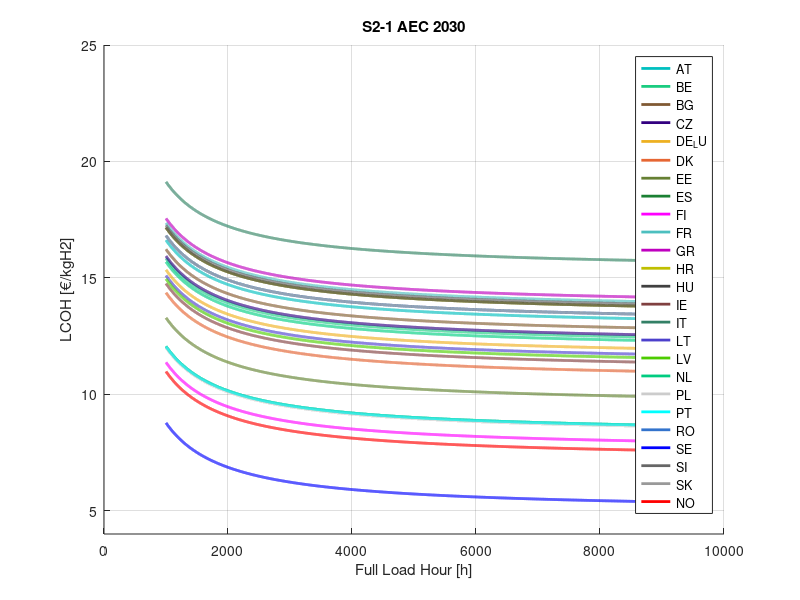

Here is the MATLAB script that generated this plot:
num_simulations = 1000;

%Common parameters
Discount_Rate_min = 0.06;       % assume 6-8%
Discount_Rate_max = 0.08;
Discount_Rate_values = unifrnd(Discount_Rate_min, Discount_Rate_max, [num_simulations, 1]);

Lifetime = 20;    % years

% Define electricity costs
electricity_cost_AT     = 0.261;
electricity_cost_BE     = 0.245;
electricity_cost_BG     = 0.253;
electricity_cost_CZ     = 0.247;
electricity_cost_DE_LU  = 0.235;
electricity_cost_DK     = 0.215;
electricity_cost_EE     = 0.193;
electricity_cost_ES     = 0.168;
electricity_cost_FI     = 0.154;
electricity_cost_FR     = 0.276;
electricity_cost_GR     = 0.280;
electricity_cost_HR     = 0.272;
electricity_cost_HU     = 0.272;
electricity_cost_IE     = 0.223;
electricity_cost_IT     = 0.312;
electricity_cost_LT     = 0.230;
electricity_cost_LV     = 0.227;
electricity_cost_NL     = 0.242;
electricity_cost_PL     = 0.167;
electricity_cost_PT     = 0.168;
electricity_cost_RO     = 0.265;
electricity_cost_SE     = 0.101;
electricity_cost_SI     = 0.274;
electricity_cost_SK     = 0.265;
electricity_cost_NO     = 0.146;


FLH = [1000:8760];

LHV = 33.33;    %kWh/kgH2

%AEC parameters
CAPEX_System_AEC_mean = 625;     % $/kW
CAPEX_System_AEC_std = 183.71;
CAPEX_System_AEC_values = normrnd(CAPEX_System_AEC_mean, CAPEX_System_AEC_std, [num_simulations,1]);
CAPEX_System_AEC_values(CAPEX_System_AEC_values < 400) = 400;
CAPEX_System_AEC_values(CAPEX_System_AEC_values > 850) = 850;

%CAPEX_Stack_AEC_values = 0.35*CAPEX_System_AEC_values;     % 35% of CAPEX system

CAPEX_AEC_values = CAPEX_System_AEC_values;

OPEX_AEC_values = 3;

System_Efficiency_AEC_mean = 0.68;
System_Efficiency_AEC_std = 0.0245;
System_Efficiency_AEC_values = normrnd(System_Efficiency_AEC_mean, System_Efficiency_AEC_std, [num_simulations,1]);
System_Efficiency_AEC_values(System_Efficiency_AEC_values < 0.65) = 0.65;
System_Efficiency_AEC_values(System_Efficiency_AEC_values > 0.71) = 0.71;


% Calculate SOEC LCOH values
term1_S = LHV ./ (System_Efficiency_AEC_values);
term2_S = Discount_Rate_values .* (1 + Discount_Rate_values).^Lifetime;
term3_S = (OPEX_AEC_values / 100);
term4_S = CAPEX_AEC_values ./ FLH;
AT = term1_S .* ((term2_S ./ ((1 + Discount_Rate_values).^Lifetime - 1) + term3_S) .* term4_S + electricity_cost_AT);
BE = term1_S .* ((term2_S ./ ((1 + Discount_Rate_values).^Lifetime - 1) + term3_S) .* term4_S + electricity_cost_BE);
BG = term1_S .* ((term2_S ./ ((1 + Discount_Rate_values).^Lifetime - 1) + term3_S) .* term4_S + electricity_cost_BG);
CZ = term1_S .* ((term2_S ./ ((1 + Discount_Rate_values).^Lifetime - 1) + term3_S) .* term4_S + electricity_cost_CZ);
DE_LU = term1_S .* ((term2_S ./ ((1 + Discount_Rate_values).^Lifetime - 1) + term3_S) .* term4_S + electricity_cost_DE_LU);
DK = term1_S .* ((term2_S ./ ((1 + Discount_Rate_values).^Lifetime - 1) + term3_S) .* term4_S + electricity_cost_DK);
EE = term1_S .* ((term2_S ./ ((1 + Discount_Rate_values).^Lifetime - 1) + term3_S) .* term4_S + electricity_cost_EE);
ES = term1_S .* ((term2_S ./ ((1 + Discount_Rate_values).^Lifetime - 1) + term3_S) .* term4_S + electricity_cost_ES);
FI = term1_S .* ((term2_S ./ ((1 + Discount_Rate_values).^Lifetime - 1) + term3_S) .* term4_S + electricity_cost_FI);
FR = term1_S .* ((term2_S ./ ((1 + Discount_Rate_values).^Lifetime - 1) + term3_S) .* term4_S + electricity_cost_FR);
GR = term1_S .* ((term2_S ./ ((1 + Discount_Rate_values).^Lifetime - 1) + term3_S) .* term4_S + electricity_cost_GR);
HR = term1_S .* ((term2_S ./ ((1 + Discount_Rate_values).^Lifetime - 1) + term3_S) .* term4_S + electricity_cost_HR);
HU = term1_S .* ((term2_S ./ ((1 + Discount_Rate_values).^Lifetime - 1) + term3_S) .* term4_S + electricity_cost_HU);
IE = term1_S .* ((term2_S ./ ((1 + Discount_Rate_values).^Lifetime - 1) + term3_S) .* term4_S + electricity_cost_IE);
IT = term1_S .* ((term2_S ./ ((1 + Discount_Rate_values).^Lifetime - 1) + term3_S) .* term4_S + electricity_cost_IT);
LT = term1_S .* ((term2_S ./ ((1 + Discount_Rate_values).^Lifetime - 1) + term3_S) .* term4_S + electricity_cost_LT);
LV = term1_S .* ((term2_S ./ ((1 + Discount_Rate_values).^Lifetime - 1) + term3_S) .* term4_S + electricity_cost_LV);
NL = term1_S .* ((term2_S ./ ((1 + Discount_Rate_values).^Lifetime - 1) + term3_S) .* term4_S + electricity_cost_NL);
PL = term1_S .* ((term2_S ./ ((1 + Discount_Rate_values).^Lifetime - 1) + term3_S) .* term4_S + electricity_cost_PL);
PT = term1_S .* ((term2_S ./ ((1 + Discount_Rate_values).^Lifetime - 1) + term3_S) .* term4_S + electricity_cost_PT);
RO = term1_S .* ((term2_S ./ ((1 + Discount_Rate_values).^Lifetime - 1) + term3_S) .* term4_S + electricity_cost_RO);
SE = term1_S .* ((term2_S ./ ((1 + Discount_Rate_values).^Lifetime - 1) + term3_S) .* term4_S + electricity_cost_SE);
SI = term1_S .* ((term2_S ./ ((1 + Discount_Rate_values).^Lifetime - 1) + term3_S) .* term4_S + electricity_cost_SI);
SK = term1_S .* ((term2_S ./ ((1 + Discount_Rate_values).^Lifetime - 1) + term3_S) .* term4_S + electricity_cost_SK);
NO = term1_S .* ((term2_S ./ ((1 + Discount_Rate_values).^Lifetime - 1) + term3_S) .* term4_S + electricity_cost_NO);


avg_AT = mean(AT);
avg_BE = mean(BE);
avg_BG = mean(BG);
avg_CZ = mean(CZ);
avg_DE_LU = mean(DE_LU);
avg_DK = mean(DK);
avg_EE = mean(EE);
avg_ES = mean(ES);
avg_FI = mean(FI);
avg_FR = mean(FR);
avg_GR = mean(GR);
avg_HR = mean(HR);
avg_HU = mean(HU);
avg_IE = mean(IE);
avg_IT = mean(IT);
avg_LT = mean(LT);
avg_LV = mean(LV);
avg_NL = mean(NL);
avg_PL = mean(PL);
avg_PT = mean(PT);
avg_RO = mean(RO);
avg_SE = mean(SE);
avg_SI = mean(SI);
avg_SK = mean(SK);
avg_NO = mean(NO);


% Plotting LCOH for each country based on FLH
figure;
hold on;

plot(FLH, avg_AT, 'DisplayName', 'AT', 'LineWidth', 2, 'Color', [0,0.75,0.75]);
plot(FLH, avg_BE, 'DisplayName', 'BE', 'LineWidth', 2, 'Color', [0.1,0.8,0.5]);
plot(FLH, avg_BG, 'DisplayName', 'BG', 'LineWidth', 2, 'Color', [0.5,0.35,0.2]);
plot(FLH, avg_CZ, 'DisplayName', 'CZ', 'LineWidth', 2, 'Color', [0.2,0,0.5]);
plot(FLH, avg_DE_LU, 'DisplayName', 'DE_LU', 'LineWidth', 2, 'Color', [0.93,0.69,0.13]);
plot(FLH, avg_DK, 'DisplayName', 'DK', 'LineWidth', 2, 'Color', [0.9,0.4,0.2]);
plot(FLH, avg_EE, 'DisplayName', 'EE', 'LineWidth', 2, 'Color', [0.4,0.5,0.2]);
plot(FLH, avg_ES, 'DisplayName', 'ES', 'LineWidth', 2, 'Color', [0.1,0.5,0.2]);
plot(FLH, avg_FI, 'DisplayName', 'FI', 'LineWidth', 2, 'Color', 'm');
plot(FLH, avg_FR, 'DisplayName', 'FR', 'LineWidth', 2, 'Color', [0.3,0.75,0.75]);
plot(FLH, avg_GR, 'DisplayName', 'GR', 'LineWidth', 2, 'Color', [0.75,0,0.75]);
plot(FLH, avg_HR, 'DisplayName', 'HR', 'LineWidth', 2, 'Color', [0.75,0.75,0]);
plot(FLH, avg_HU, 'DisplayName', 'HU', 'LineWidth', 2, 'Color', [0.25,0.25,0.25]);
plot(FLH, avg_IE, 'DisplayName', 'IE', 'LineWidth', 2, 'Color', [0.5,0.25,0.25]);
plot(FLH, avg_IT, 'DisplayName', 'IT', 'LineWidth', 2, 'Color', [0.2,0.5,0.4]);
plot(FLH, avg_LT, 'DisplayName', 'LT', 'LineWidth', 2, 'Color', [0.3,0.25,0.8]);
plot(FLH, avg_LV, 'DisplayName', 'LV', 'LineWidth', 2, 'Color', [0.3,0.8,0]);
plot(FLH, avg_NL, 'DisplayName', 'NL', 'LineWidth', 2, 'Color', [0,0.8,0.5]);
plot(FLH, avg_PL, 'DisplayName', 'PL', 'LineWidth', 2, 'Color', [0.8,0.8,0.8]);
plot(FLH, avg_PT, 'DisplayName', 'PT', 'LineWidth', 2, 'Color', 'c');
plot(FLH, avg_RO, 'DisplayName', 'RO', 'LineWidth', 2, 'Color', [0.2,0.45,0.8]);
plot(FLH, avg_SE, 'DisplayName', 'SE', 'LineWidth', 2, 'Color', 'b');
plot(FLH, avg_SI, 'DisplayName', 'SI', 'LineWidth', 2, 'Color', [0.4,0.4,0.4]);
plot(FLH, avg_SK, 'DisplayName', 'SK', 'LineWidth', 2, 'Color', [0.6,0.6,0.6]);
plot(FLH, avg_NO, 'DisplayName', 'NO', 'LineWidth', 2, 'Color', 'r');

hold off;

% Set axis labels and legend
xlabel('Full Load Hour [h]');
ylabel('LCOH [€/kgH2]');
title('S2-1 AEC 2030');
legend('Location', 'Best');
grid on;
ylim([4 25]);